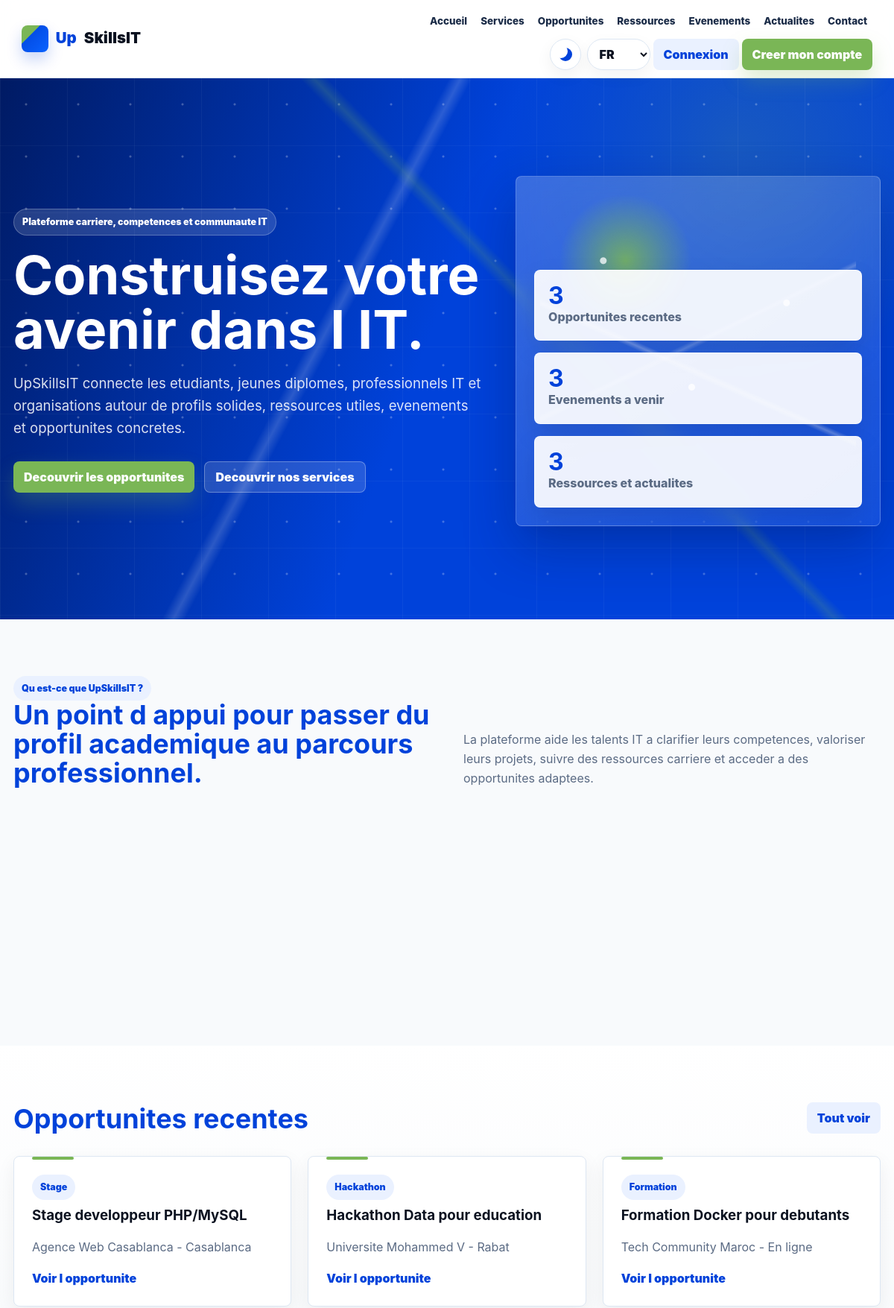
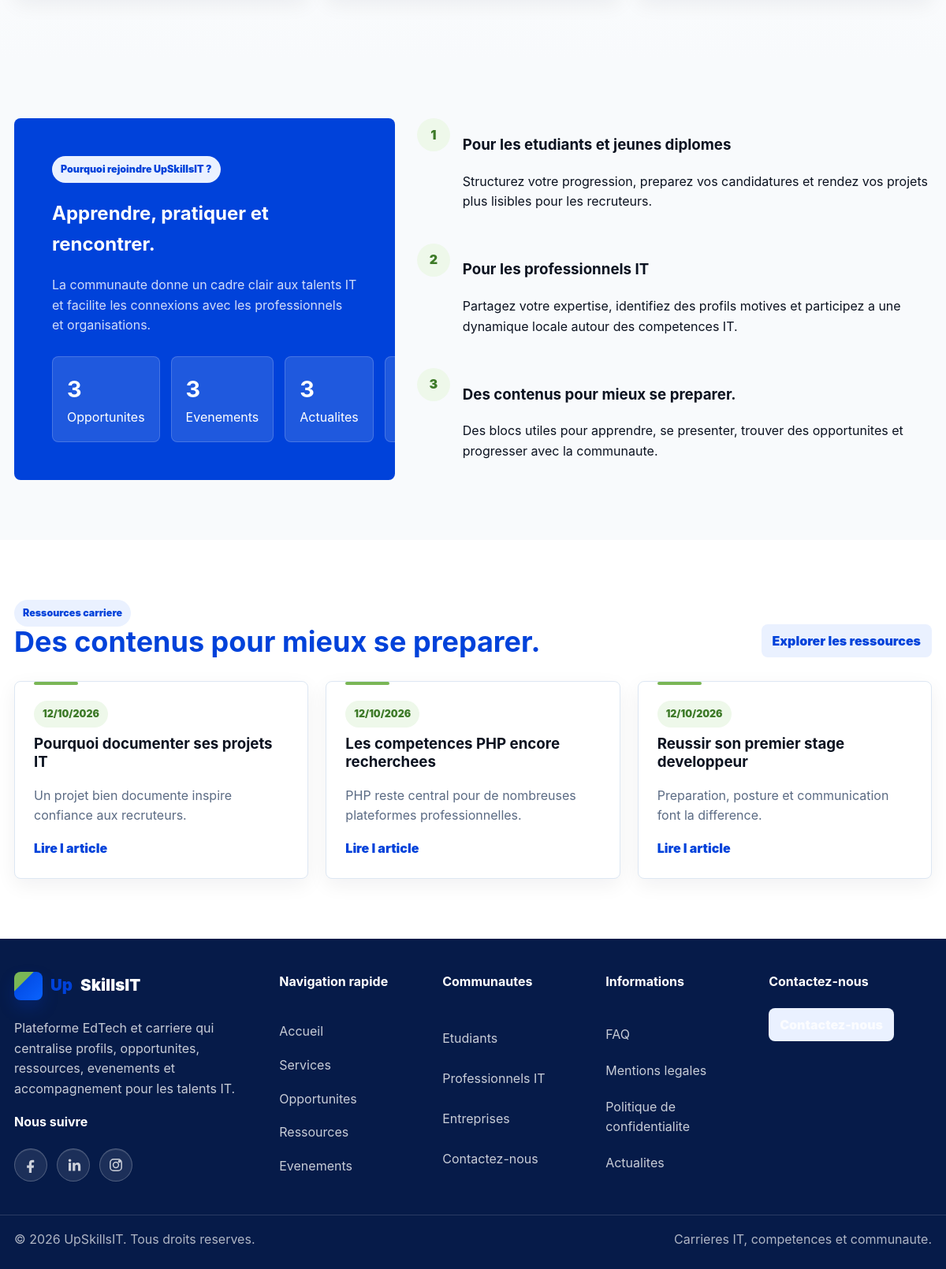
The page / on the database its author committed (2 pictures, top to bottom).
### tables this page shows
CREATE TABLE opportunities (
  id BIGINT UNSIGNED AUTO_INCREMENT PRIMARY KEY,
  title VARCHAR(190) NOT NULL,
  type VARCHAR(80) NOT NULL,
  organism VARCHAR(190) NOT NULL,
  description TEXT NOT NULL,
  target_profile TEXT,
  skills TEXT,
  location VARCHAR(150),
  deadline DATE,
  application_method TEXT,
  application_link VARCHAR(255),
  company_user_id BIGINT UNSIGNED NULL,
  status ENUM('draft','published','closed') NOT NULL DEFAULT 'draft',
  published_at DATETIME NULL,
  created_at TIMESTAMP DEFAULT CURRENT_TIMESTAMP,
  updated_at TIMESTAMP DEFAULT CURRENT_TIMESTAMP ON UPDATE CURRENT_TIMESTAMP,
  INDEX idx_opportunities_status_deadline (status,deadline),
  INDEX idx_opportunities_type_location (type,location),
  INDEX idx_opportunities_company (company_user_id),
  FOREIGN KEY(company_user_id) REFERENCES users(id) ON DELETE SET NULL
);

CREATE TABLE articles (
  id BIGINT UNSIGNED AUTO_INCREMENT PRIMARY KEY,
  title VARCHAR(190) NOT NULL,
  slug VARCHAR(190) NOT NULL UNIQUE,
  excerpt TEXT,
  content LONGTEXT,
  status ENUM('draft','published') NOT NULL DEFAULT 'draft',
  published_at DATETIME NULL,
  created_at TIMESTAMP DEFAULT CURRENT_TIMESTAMP
);

### app/Views/public/home.php (the view, shortened to what the rows shown need)
<section class="hero">
    <div class="hero-copy">
        <span class="eyebrow"><?= e(t('home.eyebrow')) ?></span>
        <h1><?= e(t('home.title')) ?></h1>
        <p><?= e(t('home.intro')) ?></p>
        <div class="actions">
            <a class="btn btn-primary" href="<?= url('/opportunites') ?>"><?= e(t('home.discover_opportunities')) ?></a>
            <a class="btn btn-ghost" href="<?= url('/services') ?>"><?= e(t('home.discover_services')) ?></a>
        </div>
    </div>
    <div class="hero-visual" aria-hidden="true">
        <div class="hero-stat"><strong><?= count($opportunities) ?></strong><span><?= e(t('home.recent_opportunities')) ?></span></div>
        <div class="hero-stat"><strong><?= count($events) ?></strong><span><?= e(t('home.upcoming_events')) ?></span></div>
        <div class="hero-stat"><strong><?= count($articles) ?></strong><span><?= e(t('home.resources_news')) ?></span></div>
    </div>
</section>
<section class="section">
    <div class="section-head">
        <div>
            <span class="eyebrow"><?= e(t('home.what')) ?></span>
            <h2><?= e(t('home.what_title')) ?></h2>
        </div>
        <p><?= e(t('home.what_text')) ?></p>
    </div>
    <div class="grid-3">
    </div>
</section>
<section class="section tint">
    <div class="section-head">
        <h2><?= e(t('home.recent_opportunities')) ?></h2>
        <a class="btn btn-light" href="<?= url('/opportunites') ?>"><?= e(t('home.all')) ?></a>
    </div>
    <div class="grid-3">
        <?php foreach ($opportunities as $item): ?>
            <article class="card">
                <span class="badge"><?= e($item['type']) ?></span>
                <h3><?= e($item['title']) ?></h3>
                <p><?= e($item['organism'] ?? '') ?> - <?= e($item['location'] ?? '') ?></p>
                <a href="<?= url('/opportunite/' . (int) $item['id']) ?>"><?= e(t('ui.view_opportunity')) ?></a>
            </article>
        <?php endforeach; ?>
    </div>
</section>
<section class="section">
    <div class="feature-row">
        <article class="split-panel">
            <span class="eyebrow"><?= e(t('home.join_title')) ?></span>
            <h2><?= e(t('home.learn_meet')) ?></h2>
            <p><?= e(t('home.join_text')) ?></p>
            <div class="metric-strip">
                <div class="metric"><strong><?= count($opportunities) ?></strong><span><?= e(t('nav.opportunities')) ?></span></div>
                <div class="metric"><strong><?= count($events) ?></strong><span><?= e(t('nav.events')) ?></span></div>
                <div class="metric"><strong><?= count($articles) ?></strong><span><?= e(t('nav.news')) ?></span></div>
                <div class="metric"><strong>IT</strong><span><?= e(t('footer.communities')) ?></span></div>
            </div>
        </article>
        <div class="timeline">
            <article class="timeline-item"><span>1</span><div><h3><?= e(t('home.students_title')) ?></h3><p><?= e(t('home.students_text')) ?></p></div></article>
            <article class="timeline-item"><span>2</span><div><h3><?= e(t('home.professionals_title')) ?></h3><p><?= e(t('home.professionals_text')) ?></p></div></article>
            <article class="timeline-item"><span>3</span><div><h3><?= e(t('home.prepare_title')) ?></h3><p><?= e(t('home.services_text')) ?></p></div></article>
        </div>
    </div>
</section>
<section class="section alt">
    <div class="section-head">
        <div>
            <span class="eyebrow"><?= e(t('home.career_resources')) ?></span>
            <h2><?= e(t('home.prepare_title')) ?></h2>
        </div>
        <a class="btn btn-light" href="<?= url('/ressources') ?>"><?= e(t('home.explore_resources')) ?></a>
    </div>
    <div class="grid-3">
        <?php foreach (array_slice($articles, 0, 3) as $article): ?>
            <article class="card">
                <span class="badge green"><?= e(date('d/m/Y', strtotime($article['published_at'] ?? $article['created_at'] ?? 'now'))) ?></span>
                <h3><?= e($article['title']) ?></h3>
                <p><?= e($article['excerpt'] ?? '') ?></p>
                <a href="<?= url('/actualite/' . (int) $article['id']) ?>"><?= e(t('ui.read_article')) ?></a>
            </article>
        <?php endforeach; ?>
    </div>
</section>

### app/Core/Router.php (shortened to what the rows shown need)
<?php
final class Router
{
    private array $routes = [];
    private function add(string $method, string $path, array $handler): void
    {
        $pattern = preg_replace('#\{([a-zA-Z_][a-zA-Z0-9_]*)\}#', '(?P<$1>[^/]+)', rtrim($path, '/') ?: '/');
        $this->routes[] = compact('method', 'path', 'handler') + ['pattern' => '#^' . $pattern . '$#'];
    }
    public function dispatch(string $method, string $uri): void
    {
        $path = parse_url($uri, PHP_URL_PATH) ?: '/';
        $path = rtrim($path, '/') ?: '/';
        foreach ($this->routes as $route) {
            if ($route['method'] === $method && preg_match($route['pattern'], $path, $matches)) {
                [$class, $action] = $route['handler'];
                $params = array_filter($matches, 'is_string', ARRAY_FILTER_USE_KEY);
                (new $class())->$action(...array_values($params));
                return;
            }
        }
    }
}

### rows shown on the page
opportunities: type "Stage", title "Stage developpeur PHP/MySQL", organism "Agence Web Casablanca", location "Casablanca"
opportunities: type "Hackathon", title "Hackathon Data pour education", organism "Universite Mohammed V", location "Rabat"
opportunities: type "Formation", title "Formation Docker pour debutants", organism "Tech Community Maroc", location "En ligne"
articles: published_at "12/10/2026", title "Pourquoi documenter ses projets IT", excerpt "Un projet bien documente inspire confiance aux recruteurs."
articles: published_at "12/10/2026", title "Les competences PHP encore recherchees", excerpt "PHP reste central pour de nombreuses plateformes professionnelles."
articles: published_at "12/10/2026", title "Reussir son premier stage developpeur", excerpt "Preparation, posture et communication font la difference."
